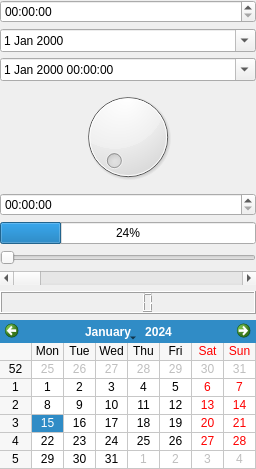
       <widget class="QWidget" name="tab_2">
        <attribute name="title">
         <string>Default Widgets 2</string>
        </attribute>
        <layout class="QVBoxLayout" name="verticalLayout_3">
         <property name="leftMargin">
          <number>0</number>
         </property>
         <property name="topMargin">
          <number>0</number>
         </property>
         <property name="rightMargin">
          <number>0</number>
         </property>
         <property name="bottomMargin">
          <number>0</number>
         </property>
         <item>
          <widget class="QTimeEdit" name="timeEdit_2"/>
         </item>
         <item>
          <widget class="QDateEdit" name="dateEdit">
           <property name="calendarPopup">
            <bool>true</bool>
           </property>
          </widget>
         </item>
         <item>
          <widget class="QDateTimeEdit" name="dateTimeEdit">
           <property name="calendarPopup">
            <bool>true</bool>
           </property>
          </widget>
         </item>
         <item>
          <widget class="QDial" name="dial"/>
         </item>
         <item>
          <widget class="QTimeEdit" name="timeEdit">
           <property name="calendarPopup">
            <bool>true</bool>
           </property>
          </widget>
         </item>
         <item>
          <widget class="QProgressBar" name="progressBar">
           <property name="value">
            <number>24</number>
           </property>
          </widget>
         </item>
         <item>
          <widget class="QSlider" name="horizontalSlider">
           <property name="orientation">
            <enum>Qt::Horizontal</enum>
           </property>
          </widget>
         </item>
         <item>
          <widget class="QScrollBar" name="horizontalScrollBar">
           <property name="orientation">
            <enum>Qt::Horizontal</enum>
           </property>
          </widget>
         </item>
         <item>
          <widget class="QLCDNumber" name="lcdNumber">
           <property name="sizePolicy">
            <sizepolicy hsizetype="Minimum" vsizetype="MinimumExpanding">
             <horstretch>0</horstretch>
             <verstretch>0</verstretch>
            </sizepolicy>
           </property>
           <property name="smallDecimalPoint">
            <bool>false</bool>
           </property>
           <property name="mode">
            <enum>QLCDNumber::Dec</enum>
           </property>
           <property name="segmentStyle">
            <enum>QLCDNumber::Filled</enum>
           </property>
           <property name="intValue" stdset="0">
            <number>123456</number>
           </property>
          </widget>
         </item>
         <item>
          <widget class="QCalendarWidget" name="calendarWidget">
           <property name="gridVisible">
            <bool>true</bool>
           </property>
          </widget>
         </item>
        </layout>
       </widget>
